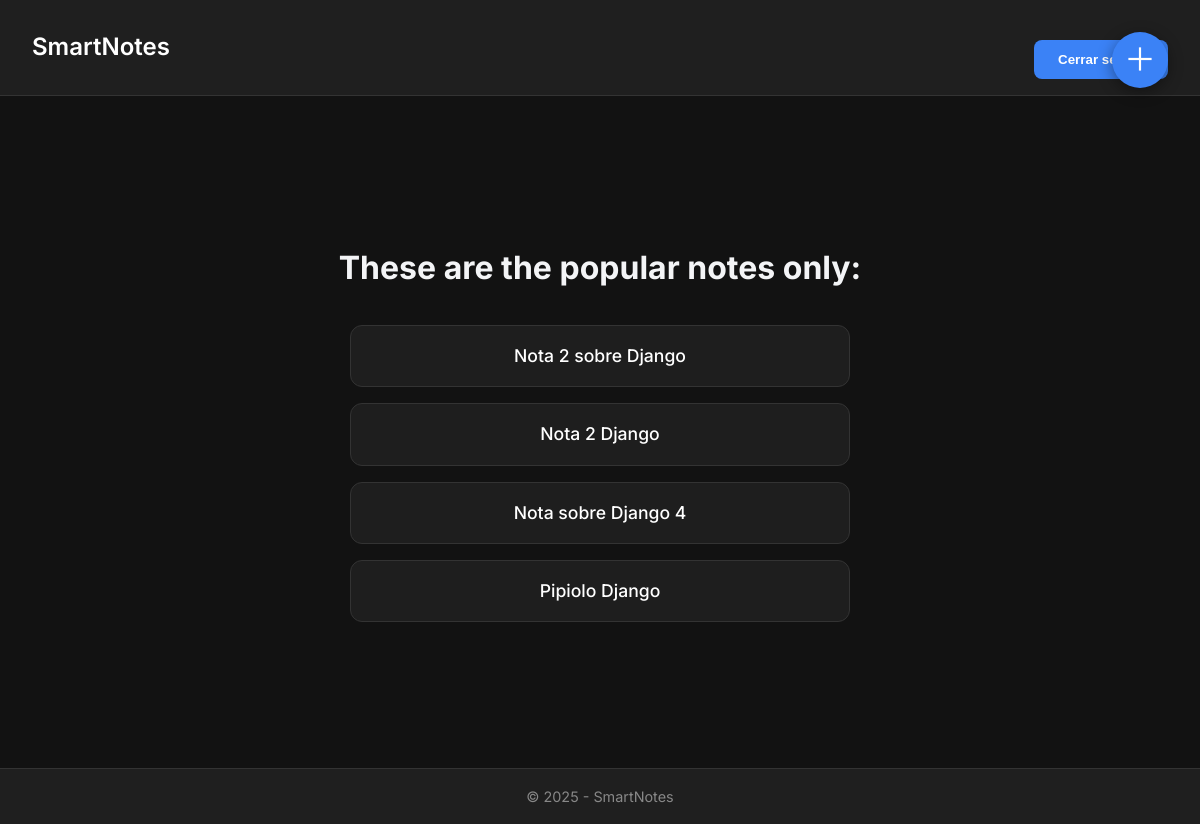
Page /smart/notes (signed in) on the committed database.
### notes/models.py (models this page shows)
class Notes(models.Model):
    title = models.CharField(max_length=200)
    text = models.TextField()
    created = models.DateTimeField(auto_now_add=True)
    likes = models.PositiveSmallIntegerField(default=0)
    user = models.ForeignKey(User, on_delete=models.CASCADE, related_name="notes")
    public = models.BooleanField(default=False)

### notes/views.py (the view)
# urls.py: path('notes', views.NotesListView.as_view(), name="notes.list"),
class NotesListView(LoginRequiredMixin, ListView):
    model = Notes
    context_object_name = "notes"
    template_name = 'notes/notes_list.html'
    login_url = '/admin'
    def get_queryset(self):
        return self.request.user.notes.all()

### notes/templates/notes/notes_list.html
{% extends "base.html" %}
{% block content %}
<div class="centered-view">
    <h1>These are the popular notes only:</h1>
    <ul class="notes-ul">
        {% for note in notes %}
            <li class="note-li">
                <a href="{% url 'notes.name' pk=note.id %}" class="note-link">{{ note.title }}</a>
            </li>
        {% endfor %}
    </ul>
</div>
<a href="{% url 'notes.new' %}" class="fab" title="Add new note">＋</a>
{% endblock %}

### static/css/style.css (style rules this page uses)
* { margin: 0; padding: 0; box-sizing: border-box; }
body { font-family: 'Inter', sans-serif; background-color: #121212; color: #e0e0e0; line-height: 1.6; min-height: 100vh; display: flex; flex-direction: column; }
.centered-view { display: flex; flex-direction: column; align-items: center; justify-content: center; text-align: center; height: 60vh; }
.notes-ul { list-style: none; padding: 0; margin-top: 2rem; display: flex; flex-direction: column; gap: 1rem; width: 100%; max-width: 500px; }
.note-li { background-color: #1e1e1e; border: 1px solid #333; border-radius: 0.75rem; padding: 1rem; transition: transform 0.2s ease, box-shadow 0.2s ease; }
.note-link { text-decoration: none; color: #ffffff; font-size: 1.1rem; font-weight: 500; display: block; width: 100%; }
.fab { position: fixed; top: 2rem; right: 2rem; background-color: #3b82f6; color: #fff; width: 3.5rem; height: 3.5rem; border-radius: 50%; font-size: 2rem; line-height: 3.5rem; text-align: center; text-decoration: none; box-shadow: 0 4px 15px rgba(0, 0, 0, 0.4); transition: background-color 0.3s ease, transform 0.2s ease; z-index: 999; }
.centered-view { max-width: 600px; margin: 4rem auto; padding: 2rem; text-align: center; color: #f3f4f6; }

### rows in the picture
Notes: title "Nota 2 sobre Django"
Notes: title "Nota 2 Django"
Notes: title "Nota sobre Django 4"
Notes: title "Pipiolo Django"
